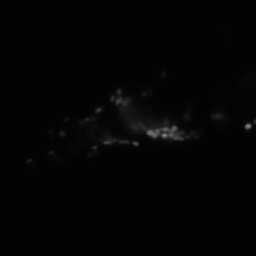
#> input picture data/filtered_data0005.png, 256 x 256 px, shrunk from 512 x 512 before the run, found by its file name
$ python olog_model.py
#> lines starting #> are read from the running program, lines starting #| are printed output that depends on the picture; after the words box and inside, x2 and y2 are one past the last pixel; in counts of white or black regions, pixels touching at a corner belong together
### python_src/utils.py
#!/usr/bin/python3
import cv2
import numpy as np
import matplotlib.pyplot as plt
from scipy.ndimage import gaussian_filter, laplace
import os
import re
# [33 lines left out: function load_image_stack, not called in this run]

def init_phi(img):
    thresh = np.percentile(img,95)
    phi = 2*np.ones(img.shape)
    phi[img>=thresh] = -2
    return phi

# [16 lines left out: functions div_phi, Heaviside, not called in this run]


# H = 1/2 * (1 + 2/pi * arctan(x / epsilon))
def weak_Heaviside(phi, epsilon=1.5):
    return 0.5 * (1 + (2 / np.pi) * np.arctan(phi / epsilon))


# D = 1 / (2 epsilon) * (1 + cos(pi * x / epsilon)), |x| <= epsilon
# D = 0, |x| > epsilon
# [4 lines left out: function Dirac, not called in this run]


# D = 1/pi * epsilon / (epsilon**2 + phi ** 2)
def weak_Dirac(phi, epsilon=1.5):
    return epsilon / (np.pi * (epsilon**2 + phi**2))


# [59 lines left out: functions gValue, length_term, length_term_g, area_term, simple_distance_reg_term, distance_reg_term, not called in this run]


def Neumann(phi):
    phi[np.ix_([0, -1], [0, -1])] = phi[np.ix_([2, -3], [2, -3])]
    phi[np.ix_([0, -1]), 1:-1] = phi[np.ix_([2, -3]), 1:-1]
    phi[1:-1, np.ix_([0, -1])] = phi[1:-1, np.ix_([2, -3])]
    return phi


# [148 lines left out: functions initial_phi, BoundMirrorEnsure, BoundMirrorExpand, BoundMirrorShrink, phi_area, not called in this run]


def cvtBrightObject(img, darkobject=False):
    # identify whether the object is brighter than background or not.
    bd1 = np.mean(img[:3,:])
    bd2 = np.mean(img[-3:,:])
    bd3 = np.mean(img[:, :3])
    bd4 = np.mean(img[:, -3:])
    bgValue = np.mean([bd1, bd2, bd3, bd4])
    _, seg = cv2.threshold(img, 0, 255, cv2.THRESH_BINARY + cv2.THRESH_OTSU)
    mk = np.zeros_like(seg, dtype=np.float32)
    mk[seg == 255] = 1.0
    mi1 = np.sum(mk* img)  / np.sum(mk)
    mi2 = np.sum((1 - mk) * img) / np.sum(1 - mk)
    # if bo > 0 then it's the birght object, and vice versa.
    bo = np.abs(mi1 - bgValue) - np.abs(mi2 - bgValue)
    img = img.astype(np.float64)
    if darkobject:
        if bo > 0:
            mk = 1 - mk
            img = np.max(img) - img
    else:
        if bo < 0:
            mk = 1 - mk
            img = np.max(img) - img
    return img


# [6 lines that do not run on import are left out]

### python_src/olog_model.py
#!/usr/bin/python3
'''
AUTHOR:     Zhengyang Zhong, all rights reserved.
DATE:       2022-02-25
PAPER:      Active contours driven by region-scalable fitting and optimized Laplacian of Gaussian energy for image segmentation
'''
import cv2
import matplotlib.pyplot as plt
import numpy as np
from scipy.ndimage import laplace
from skimage import measure
from tqdm import tqdm

from utils import Neumann, cvtBrightObject, init_phi


def OLoGmodel(img, phi, sigma=3.0, lmda1=1.0, lmda2=1.0, omega=10.0, nu=0.002*255**2, mu=2.0, timestep=0.1, max_iter=2000, tolerance=1e-4, show_figure=False):
    img = cvtBrightObject(img)
    size = int(np.round(sigma * 2) * 2 + 1)

    Kimg = cv2.GaussianBlur(img, ksize=(size, size), sigmaX=sigma, borderType=cv2.BORDER_REPLICATE)
    Kone = np.ones_like(img, dtype=np.float64)

    # optimized LoG
    blur = cv2.GaussianBlur(img, ksize=(9, 9), sigmaX=1, borderType=cv2.BORDER_REPLICATE)
    [by, bx] = np.gradient(blur)
    bnorm = bx ** 2 + by ** 2
    g = np.exp(-0.01 * bnorm)
    original_LoG = np.zeros_like(blur, dtype=np.float64)
    original_LoG[1:-1, 1:-1] = blur[2:, 1:-1] + blur[:-2, 1:-1] + blur[1:-1, 2:] + blur[1:-1, :-2] - 4 * blur[1:-1, 1:-1]

    L = np.zeros_like(original_LoG, dtype=np.float64)
    for _ in range(100):
        dL = g * L - (1 - g) * (L - 5 * original_LoG)
        L += 0.01 * dL
    if show_figure:
        fig1 = plt.figure(1)
        criteria_Fnorms = []
        print("%10s|"*7 % ("sigma", "lmda1", "lmda2", "omega", "nu", "mu", "timestep"))
        print("%10.2f|"*7 % (sigma, lmda1, lmda2, omega, nu, mu, timestep))

    for it in tqdm(range(max_iter)):
        old_phi = np.sqrt(np.sum(phi**2))

        phi = Neumann(phi)

        H =  0.5 * (1 + (2 / np.pi) * np.arctan(phi))
        d = 1.0 / (np.pi * (1.0 + phi**2))

        # Gaussian filter kernel
        KHI = cv2.GaussianBlur(H*img, ksize=(size, size), sigmaX=sigma, borderType=cv2.BORDER_REPLICATE)
        KH = cv2.GaussianBlur(H, ksize=(size, size), sigmaX=sigma, borderType=cv2.BORDER_REPLICATE)
        f1              = KHI / (KH + 1e-7)
        numerator2      = Kimg - KHI
        denominator2    = Kone - KH
        f2              = numerator2 / (denominator2 + 1e-7)
        s1 = lmda1 * f1**2 - lmda2 * f2**2
        s2 = lmda1 * f1 - lmda2 * f2
        resq = cv2.GaussianBlur(s1, ksize=(size, size), sigmaX=sigma, borderType=cv2.BORDER_REPLICATE)
        resd = cv2.GaussianBlur(s2, ksize=(size, size), sigmaX=sigma, borderType=cv2.BORDER_REPLICATE)
        res = (lmda1-lmda2) * img**2 + resq - 2 * img * resd
        rsf = -d * res

        # length regularization term
        [phi_y, phi_x] = np.gradient(phi)
        s = np.sqrt(np.square(phi_x) + np.square(phi_y) + 1e-10)
        n_x = phi_x / s
        n_y = phi_y / s
        [_, nxx] = np.gradient(n_x)
        [nyy, _] = np.gradient(n_y)
        curvature = nxx + nyy
        length_term = d * nu * curvature

        # distance regularization term
        lap = laplace(phi, mode='nearest')
        dist_reg_term = mu * (lap - curvature)

        # LoG term
        LoG_term = omega * d * L

        # update level set function <phi>
        dphi = rsf + length_term + dist_reg_term + LoG_term
        phi += timestep * dphi

        # terimination criteria
        new_phi = np.sqrt(np.sum(phi**2))
        criteria = np.abs(old_phi - new_phi) / (old_phi + 1e-7)
        if criteria < tolerance and it > 10:
            break

        if show_figure:
            criteria_Fnorms.append(criteria)
            if it % 20 == 0:
                fig1.clf()
                ax = fig1.add_subplot(111)
                ax.imshow(img, cmap='gray')
                contours = measure.find_contours(phi, 0)
                for _, contour in enumerate(contours):
                    ax.plot(contour[:, 1], contour[:, 0], linewidth=2)
                plt.pause(0.1)

    if show_figure:
        fig2 = plt.figure(2)
        ax = fig2.add_subplot(111)
        xlist = [i for i in range(len(criteria_Fnorms))]
        ax.plot(xlist, criteria_Fnorms, c='r', label='Fnorm')
        ax.legend()
        ax.set_title("convergence of the level set function <phi>")
        plt.show()
    return phi, it + 1


if __name__ == "__main__":
    img = cv2.imread("D:/pyAC/data/filtered_data0005.png", 0)
#> img is the input picture: shape (256, 256); min 2, max 132, mean 4.3
    h, w = img.shape
#> h = 256; w = 256
    # phi = 2 * np.ones((h, w))
    # phi[20: -20, 20: -20] = -2
    phi = init_phi(img)
#> in init_phi, `thresh = np.percentile(img,95)`: thresh = 10
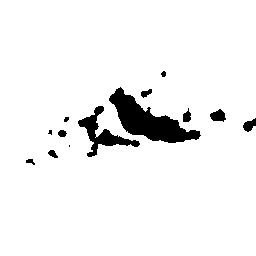
#> phi: shape (256, 256) float64; values -2 (black) and 2 (white), 94.7% white; 13 black regions (2 under 20 px), largest, box (x1, y1, x2, y2) and area: (109, 87, 201, 143) 2080, (78, 106, 140, 157) 852, (210, 109, 226, 122) 138
    phi, iterations = OLoGmodel(img, phi, show_figure=True)
#> in cvtBrightObject, `bd1 = np.mean(img[:3,:])`: bd1 = 2.35
#> in cvtBrightObject, `bd2 = np.mean(img[-3:,:])`: bd2 = 3
#> in cvtBrightObject, `bd3 = np.mean(img[:, :3])`: bd3 = 2.77
#> in cvtBrightObject, `bd4 = np.mean(img[:, -3:])`: bd4 = 3.95
#> in cvtBrightObject, `bgValue = np.mean([bd1, bd2, bd3, bd4])`: bgValue = 3.02
#> in cvtBrightObject, `_, seg = cv2.threshold(img, 0, 255, cv2.THRESH_BINARY + cv2.THRESH_OTSU)`: seg: shape (256, 256); 1.7% white; 16 white regions (8 under 20 px), largest, box (x1, y1, x2, y2) and area: (130, 120, 190, 141) 666, (110, 89, 130, 110) 176, (103, 136, 117, 145) 71
#> in cvtBrightObject, `mi1 = np.sum(mk* img)  / np.sum(mk)`: mi1 = 45.32
#> in cvtBrightObject, `mi2 = np.sum((1 - mk) * img) / np.sum(1 - mk)`: mi2 = 3.55
#> in cvtBrightObject, `bo = np.abs(mi1 - bgValue) - np.abs(mi2 - bgValue)`: bo = 41.77
#> the loop in OLoGmodel, `for _ in range(100):` made 100 passes
#> pass 1, in OLoGmodel, `dL = g * L - (1 - g) * (L - 5 * original_LoG)`:
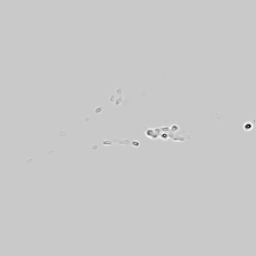
#> dL: shape (256, 256) float64; min -172.9, max 46.11, mean -0.1; drawn with min black and max white
#> the loop in OLoGmodel, `for it in tqdm(range(max_iter)):` made 109 passes
#> (old_phi, new_phi, criteria, contours) on passes 1, 21, 41, 61, 81: (512, 551.9, 0.078, 22 point arrays, longest 351 points), (976.9, 987.7, 0.0111, 14 point arrays, longest 199 points), (1152.8, 1157.5, 0.0041, 14 point arrays, longest 193 points), (1237.8, 1241.4, 0.00293, 14 point arrays, longest 197 points), (1299.8, 1300.4, 0.000471, 15 point arrays, longest 195 points)
#> (old_phi, new_phi, criteria) on passes 2 to 7: (551.9, 600.6, 0.0883), (600.6, 628.7, 0.0467), (628.7, 666.5, 0.0601), (666.5, 701.2, 0.0521), (701.2, 734.7, 0.0478), (734.7, 762, 0.0371)
#> after the loop in OLoGmodel, `for it in tqdm(range(max_iter)):`:
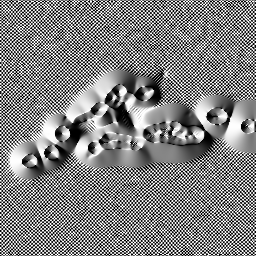
#> n_x: shape (256, 256) float64; min -1, max 1, mean 0.018; drawn with min black and max white
#> after the loop in OLoGmodel, `for it in tqdm(range(max_iter)):`:
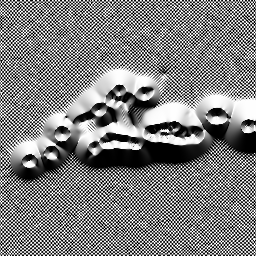
#> n_y: shape (256, 256) float64; min -1, max 1, mean -0.00263; drawn with min black and max white
#> after the loop in OLoGmodel, `for it in tqdm(range(max_iter)):`:
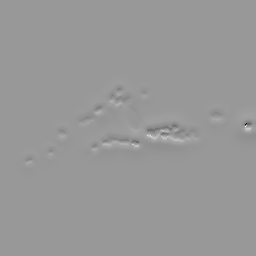
#> phi_y: shape (256, 256) float64; min -35.28, max 23.84, mean 0; drawn with min black and max white
#> after the loop in OLoGmodel, `for it in tqdm(range(max_iter)):`:
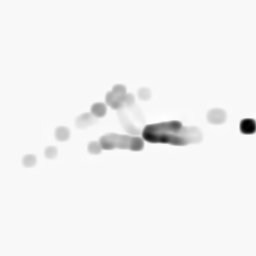
#> s2: shape (256, 256) float64; min -72.05, max 1.76, mean -1.47; drawn with min black and max white
#> after the loop in OLoGmodel, `for it in tqdm(range(max_iter)):`: criteria_Fnorms = 108 values, max 0.0883 at index 1, min 0.000186 at index 104, mean 0.00922
#> in OLoGmodel, `xlist = [i for i in range(len(criteria_Fnorms))]`: xlist = 108 values from 0 to 107
#> iterations = 109
    contours = measure.find_contours(phi, 0)
#> contours = 16 point arrays, longest 185 points
    for cnt in contours:
        plt.plot(cnt[:, 1], cnt[:, 0], linewidth=2)
#> this loop made 16 passes
    plt.show()
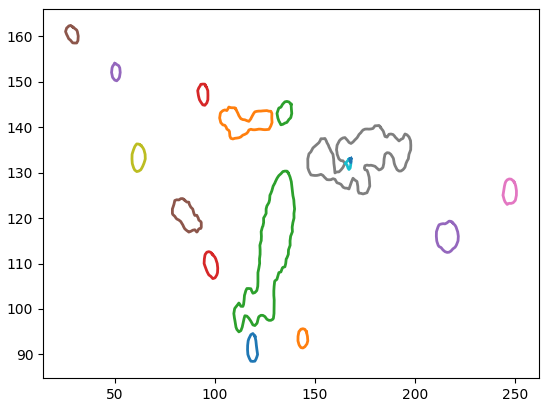
#> figure drawn by matplotlib, 1 panel
    plt.imshow(phi)
    plt.show()
